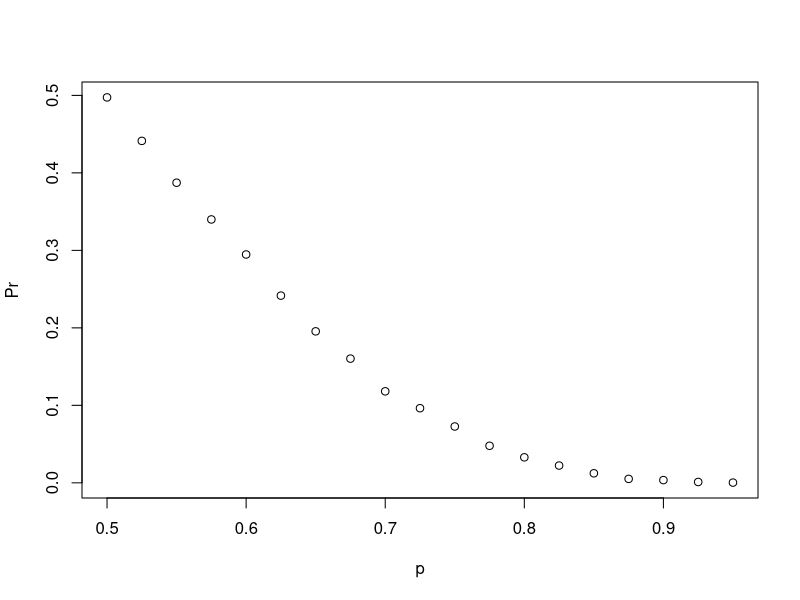
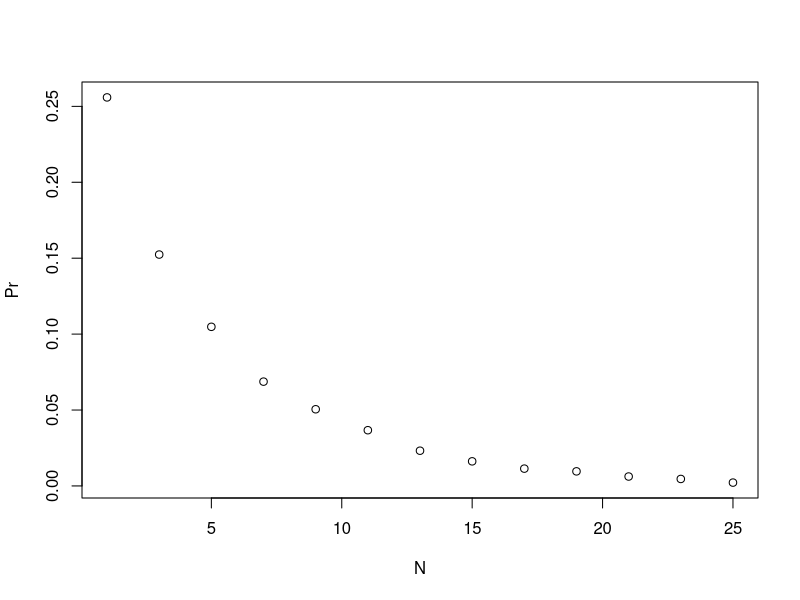

Generate these figures, in order, with R:
## ---- chunk 1
knitr::opts_chunk$set(echo = TRUE)
## ---- chunk 2
cyan <- 3
magenta <- 5
yellow <- 7

# Assign a variable `p` as the probability of choosing a cyan ball from the box
p<-cyan/(cyan+magenta+yellow)

# Print the variable `p` to the console
p
## ---- chunk 3
# `p` is defined as the probability of choosing a cyan ball from a box containing: 3 cyan balls, 5 magenta balls, and 7 yellow balls.
# Using variable `p`, calculate the probability of choosing any ball that is not cyan from the box
1-p
## ---- chunk 4
cyan <- 3
magenta <- 5
yellow <- 7

# The variable `p_1` is the probability of choosing a cyan ball from the box on the first draw.
p_1 <- cyan / (cyan + magenta + yellow)
j<-cyan+magenta+yellow
# Assign a variable `p_2` as the probability of not choosing a cyan ball on the second draw without replacement.
p_2<- 1-(cyan-1)/(j-1)

# Calculate the probability that the first draw is cyan and the second draw is not cyan using `p_1` and `p_2`.
p_1*p_2
## ---- chunk 5
cyan <- 3
magenta <- 5
yellow <- 7

# The variable 'p_1' is the probability of choosing a cyan ball from the box on the first draw.
p_1 <- cyan / (cyan + magenta + yellow)
j<-cyan+magenta+yellow
# Assign a variable 'p_2' as the probability of not choosing a cyan ball on the second draw with replacement.
p_2 <- 1-(cyan/j)
# Calculate the probability that the first draw is cyan and the second draw is not cyan using `p_1` and `p_2`.
p_1*p_2
## ---- chunk 6
cyan <- 3
magenta <- 5
yellow <- 7
j<-cyan+magenta+yellow
# Assign the variable 'p_yellow' as the probability that a yellow ball is drawn from the box.
p_yellow <- yellow/j

# Using the variable 'p_yellow', calculate the probability of drawing a yellow ball on the sixth draw. Print this value to the console.
p_yellow

## ---- chunk 7
# Assign the variable 'p_no6' as the probability of not seeing a 6 on a single roll.
p_no6 <- 5/6

# Calculate the probability of not seeing a 6 on six rolls using `p_no6`. Print your result to the console: do not assign it to a variable.
p_no6^6
## ---- chunk 8
# Assign the variable `p_cavs_win4` as the probability that the Cavs will win the first four games of the series.
p_cavs_win4<-0.6^4

# Using the variable `p_cavs_win4`, calculate the probability that the Celtics win at least one game in the first four games of the series.
1-p_cavs_win4
## ---- chunk 9
# This line of example code simulates four independent random games where the Celtics either lose or win. Copy this example code to use within the `replicate` function.
simulated_games <- sample(c("lose","win"), 4, replace = TRUE, prob = c(0.6, 0.4))

# The variable 'B' specifies the number of times we want the simulation to run. Let's run the Monte Carlo simulation 10,000 times.
B <- 10000

# Use the `set.seed` function to make sure your answer matches the expected result after random sampling.
set.seed(1)

# Create an object called `celtic_wins` that replicates two steps for B iterations: (1) generating a random four-game series `simulated_games` using the example code, then (2) determining whether the simulated series contains at least one win for the Celtics.
celtic_wins<- replicate(B, {
simulated_games <- sample(c("lose","win"), 4, replace = TRUE, prob = c(0.6, 0.4))
any(simulated_games=="win")
})


# Calculate the frequency out of B iterations that the Celtics won at least one game. Print your answer to the console.
mean(celtic_wins)
## ---- chunk 10
# Assign a variable 'n' as the number of remaining games.
n<-6

# Assign a variable `outcomes` as a vector of possible game outcomes, where 0 indicates a loss and 1 indicates a win for the Cavs.

outcomes<-c(0,1)
# Assign a variable `l` to a list of all possible outcomes in all remaining games. Use the `rep` function on `list(outcomes)` to create list of length `n`.
l<-list(0:1)

# Create a data frame named 'possibilities' that contains all combinations of possible outcomes for the remaining games.

possibilities<-expand.grid(rep(l,n))
# Create a vector named 'results' that indicates whether each row in the data frame 'possibilities' contains enough wins for the Cavs to win the series.

results<-rowSums(possibilities)>=4

# Calculate the proportion of 'results' in which the Cavs win the series. Print the outcome to the console.

mean(results)
## ---- chunk 11
# The variable `B` specifies the number of times we want the simulation to run. Let's run the Monte Carlo simulation 10,000 times.
B <- 10000

# Use the `set.seed` function to make sure your answer matches the expected result after random sampling.
set.seed(1)

## ---- chunk 12
# Let's assign the variable 'p' as the vector of probabilities that team A will win.
p <- seq(0.5, 0.95, 0.025)

# Given a value 'p', the probability of winning the series for the underdog team B can be computed with the following function based on a Monte Carlo simulation:
prob_win <- function(p){
  B <- 10000
  result <- replicate(B, {
    b_win <- sample(c(1,0), 7, replace = TRUE, prob = c(1-p, p))
    sum(b_win)>=4
    })
  mean(result)
}

# Apply the 'prob_win' function across the vector of probabilities that team A will win to determine the probability that team B will win. Call this object 'Pr'.

Pr<-sapply(p,prob_win)


# Plot the probability 'p' on the x-axis and 'Pr' on the y-axis.
plot(p,Pr)
## ---- chunk 13
# Given a value 'p', the probability of winning the series for the underdog team B can be computed with the following function based on a Monte Carlo simulation:
prob_win <- function(N, p=0.75){
      B <- 10000
      result <- replicate(B, {
        b_win <- sample(c(1,0), N, replace = TRUE, prob = c(1-p, p))
        sum(b_win)>=(N+1)/2
        })
      mean(result)
    }

# Assign the variable 'N' as the vector of series lengths. Use only odd numbers ranging from 1 to 25 games.
N<-seq(1,25,2)

# Apply the 'prob_win' function across the vector of series lengths to determine the probability that team B will win. Call this object `Pr`.
Pr<-sapply(N,prob_win)

# Plot the number of games in the series 'N' on the x-axis and 'Pr' on the y-axis.
plot(N,Pr)
